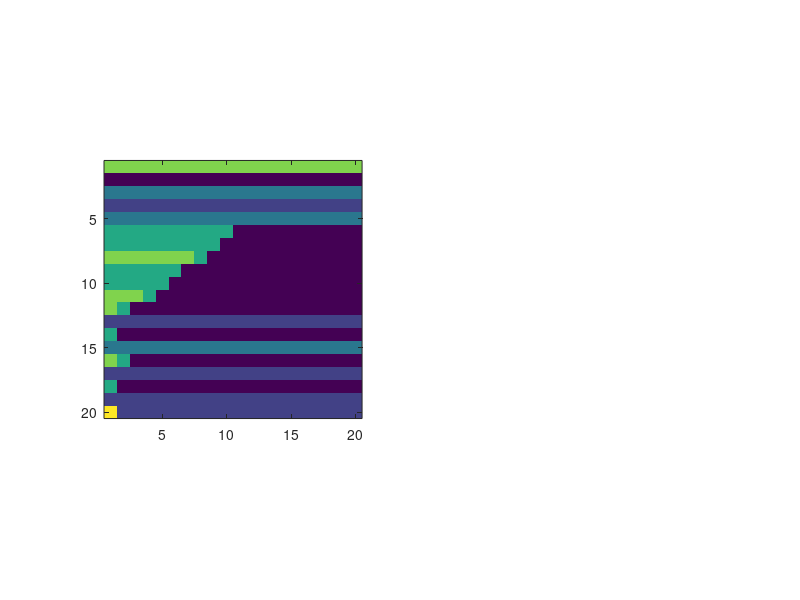

The MATLAB source for this figure: (Note: this script raises an error after producing the figure.)
for big = 1:1:1
%I have 6 states from that email. Lets see what I can do with them. Hmm...
total_states = 6 ;

%Random sizes and times for 1D initialization.
size = 21;
time = 21;

%TYPE AND SIZE DEFINITION
A = randi([1 total_states],1,size);
A = repmat ( A, time, 1);

%%

%B is A for cyclic
B = A;

%
%Now what I am going to do is, I am going to have a ruleset and then when I
%am going to compare the results for graphs that have cycles and graphs
%that do not have cycles! And then I will change the initializations and
%the rulesets to see where that takes us.

%THREE THINGS THAT CAN COMPLETELY DEFINE FATE FOR OUR DETERMINISTIC MODEL:
    %GRAPH
    %RULESET
    %INITIALIZATION
    

    
%%%%%%%%%%%%%%%%%%%%%%%%%%%%%%%%%%%%%%%%%%%%%%%%%%%%%%%%%%%%%%%%%%%%%%%%%%%    
%%%%%%%%%%%%%%%%%%%%%%%%%%%%%%%%%%%%%%%%%%%%%%%%%%%%%%%%%%%%%%%%%%%%%%%%%%%
    
%INITIALIZATION
%Different ways to initialize the cells








%%%%%%%%%%%%%%%%%%%%%%%%%%%%%%%%%%%%%%%%%%%%%%%%%%%%%%%%%%%%%%%%%%%%%%%%%%%
%%%%%%%%%%%%%%%%%%%%%%%%%%%%%%%%%%%%%%%%%%%%%%%%%%%%%%%%%%%%%%%%%%%%%%%%%%%

%RULE
%The ruleset here is the new state when a cell receives a signal
%First line is change in state when you do receive a signal
%Second line is a change in state when you do not receive a signal
rule_original = [ 4 , 0 ;...
         3 , 0 ;...
         2 , 0 ;...
         1 , 0 ;...
         4 , 0 ;...
         2 , 0 ] ;

rule = rule_original(:,1) ;

rule = [ rule rule rule rule rule rule];

%%%%%%%%%%%%%%%%%%%%%%%%%%%%%%%%%%%%%%%%%%%%%%%%%%%%%%%%%%%%%%%%%%%%%%%%%%%
%%%%%%%%%%%%%%%%%%%%%%%%%%%%%%%%%%%%%%%%%%%%%%%%%%%%%%%%%%%%%%%%%%%%%%%%%%%

%GRAPH FOR ACYCLIC - LEBON ET AL
graph = zeros(total_states,total_states);

%The graph from the lauren paper is the following DAG
graph = [ 0 , 0 , 0 , 0 , 0 , 0 ;...
          0 , 0 , 0 , 0 , 0 , 0 ;...
          0 , 0 , 0 , 0 , 0 , 0 ;...
          1 , 1 , 0 , 0 , 0 , 0 ;...
          1 , 1 , 0 , 0 , 0 , 0 ;...
          1 , 1 , 1 , 0 , 1 , 0 ] ;
      

final = rule .* graph ;
          



%A graph with a cycle so we can see a comparision
cycle_graph = [ 0 , 0 , 0 , 0 , 0 , 1 ;...
          0 , 0 , 0 , 0 , 0 , 0 ;...
          0 , 0 , 0 , 0 , 0 , 0 ;...
          1 , 1 , 0 , 0 , 0 , 0 ;...
          1 , 1 , 0 , 0 , 0 , 0 ;...
          0 , 1 , 1 , 0 , 1 , 0 ] ;
      

cycle_final = rule .* cycle_graph ;
          


        
%%%%%%%%%%%%%%%%%%%%%%%%%%%%%%%%%%%%%%%%%%%%%%%%%%%%%%%%%%%%%%%%%%%%%%%%%%%
%%%%%%%%%%%%%%%%%%%%%%%%%%%%%%%%%%%%%%%%%%%%%%%%%%%%%%%%%%%%%%%%%%%%%%%%%%%



%HOW CAN THERE BE A CYCLIC GRAPH , WHAT ARE THE RULES AND EQUATIONS THAT
%WOULD GIVE US A CYCLIC GRAPH. THINK ABOUT IT.





%%%%%%%%%%%%%%%%%%%%%%%%%%%%%%%%%%%%%%%%%%%%%%%%%%%%%%%%%%%%%%%%%%%%%%%%%%%
%%%%%%%%%%%%%%%%%%%%%%%%%%%%%%%%%%%%%%%%%%%%%%%%%%%%%%%%%%%%%%%%%%%%%%%%%%%
%UPDATION 

for(t= 1:time-1),

%
    for(i=2:size-1)
       
        %%FOR ACYCLIC
        if( graph(A(t,i),A(t,i-1)) ~= 0  ) ,
                A(t+1,i) = final(A(t,i) ,A(t,i-1));
        elseif( graph(A(t,i),A(t,i+1)) ~= 0 )
                A(t+1,i) = final(A(t,i) ,A(t,i+1));
        else
                A(t+1,i) = A(t,i);

        end
        
        
        %FOR CYCLIC   
           if(   cycle_graph(B(t,i),B(t,i-1)) ~= 0  ) ,
                B(t+1,i) = cycle_final(B(t,i) ,B(t,i-1));
           elseif( cycle_graph(B(t,i),B(t,i+1)) ~= 0 ) 
                B(t+1,i) = cycle_final(B(t,i) ,B(t,i+1));
           else
                B(t+1,i) = B(t,i);

        end
        

        
    end
end





figure

subplot(121);
%%%PLOT FOR ACYCLIC
h = imagesc(A(1:time-1,1:size-1)');
axis square;
caxis([1 6]);
colormap(parula(6));
q = colorbar;
q.Location = 'southoutside';
xlabel(q, 'State Marker');

ylabel('Cell Position');
xlabel('Time Step');
title(strcat('Acyclic | Rule: ',mat2str(rule_original(:,1))))
ax = gca;
ax.YTick = 1.5 : 1 : size -0.5;
ax.XTick = 1.5 : 1 : time -0.5;
ax.YGrid = 'on';
ax.XGrid = 'on';
set(gca,'XTickLabel',[]);
set(gca,'YTickLabel',[]);
%%%


subplot(122);
%%%PLOT FOR CYCLIC
h = imagesc(B(1:time-1,1:size-1)');
axis square;
caxis([1 6]);
colormap(parula(6));
q = colorbar;
q.Location = 'southoutside';
%lcolorbar(labels,'fontweight','bold');


xlabel(q, 'State Marker');
ylabel('Cell Position');
xlabel('Time Step');
title(strcat('Cyclic | Rule: ',mat2str(rule_original(:,1))));
ax = gca;
ax.YTick = 1.5 : 1 : size -0.5;
ax.XTick = 1.5 : 1 : time -0.5;
ax.YGrid = 'on';
ax.XGrid = 'on';
set(gca,'XTickLabel',[]);
set(gca,'YTickLabel',[]);
%%%



%%Save Figure
savefig(strcat(mat2str(big),mat2str(rule_original(:,1))))
saveas(gcf,strcat(mat2str(big),mat2str(rule_original(:,1)),'.png'))
%clearvars -except big;
%close all
end

%%
A';
